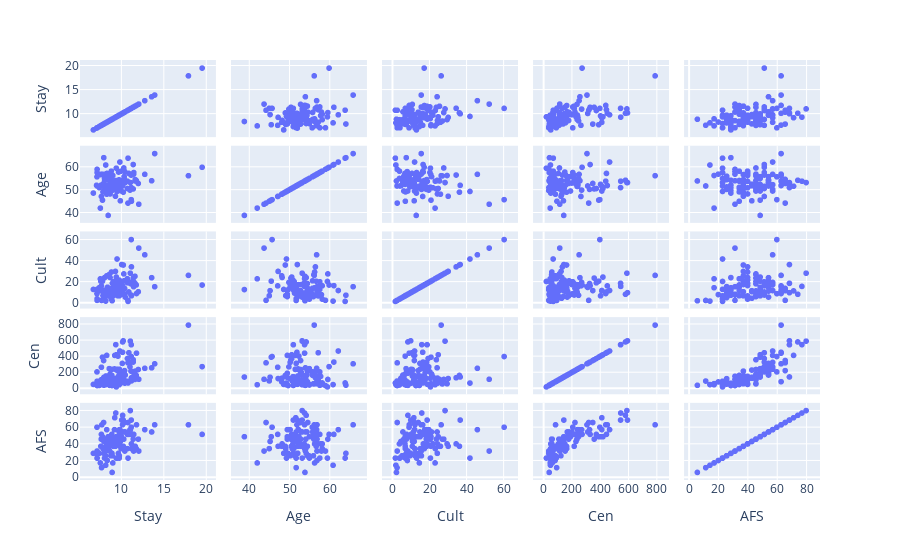

Source (notebook cell):
### Code cell
#Q2
#2(a)
matrix = df[['Stay','Age','Cult','Cen','AFS']]
fig = px.scatter_matrix(matrix)
fig.show()
